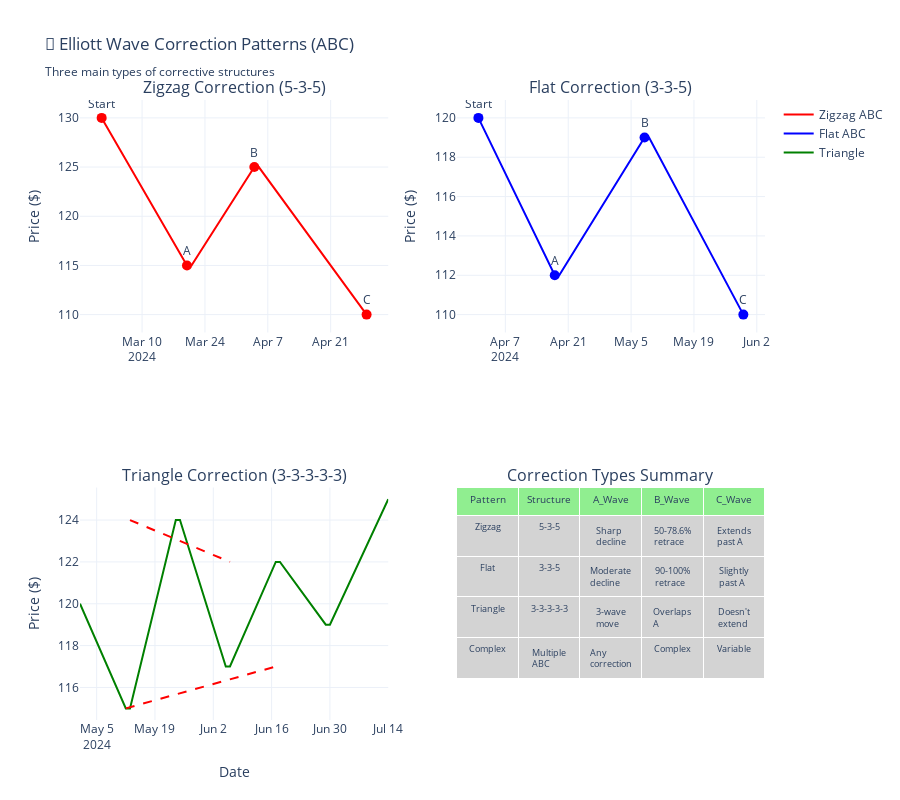

Notebook cell for this chart:
### Code cell
# 4. ELLIOTT CORRECTION WAVE (ABC) - Three-Wave Corrective Structure
def plot_elliott_correction_wave():
    """Demonstrate Elliott Wave ABC correction structure"""
    
    fig = make_subplots(
        rows=2, cols=2,
        subplot_titles=('Zigzag Correction (5-3-5)', 'Flat Correction (3-3-5)', 
                       'Triangle Correction (3-3-3-3-3)', 'Correction Types Summary'),
        specs=[[{"secondary_y": False}, {"secondary_y": False}],
               [{"secondary_y": False}, {"type": "table"}]]
    )
    
    # 1. ZIGZAG CORRECTION (5-3-5)
    np.random.seed(150)
    
    # Create zigzag pattern
    zigzag_days = 60
    zigzag_dates = pd.date_range(start='2024-03-01', periods=zigzag_days, freq='D')
    
    # A wave down (5 waves)
    a_wave = np.linspace(130, 115, 20)  # Sharp decline
    # B wave up (3 waves) 
    b_wave = np.linspace(115, 125, 15)  # Partial retracement
    # C wave down (5 waves)
    c_wave = np.linspace(125, 110, 25)  # Completes correction
    
    zigzag_pattern = np.concatenate([a_wave, b_wave, c_wave])
    
    fig.add_trace(go.Scatter(
        x=zigzag_dates,
        y=zigzag_pattern,
        mode='lines',
        name='Zigzag ABC',
        line=dict(color='red', width=2)
    ), row=1, col=1)
    
    # Mark ABC points
    a_end = len(a_wave) - 1
    b_end = len(a_wave) + len(b_wave) - 1
    c_end = len(zigzag_pattern) - 1
    
    abc_points = [(0, zigzag_pattern[0], 'Start'), (a_end, zigzag_pattern[a_end], 'A'), 
                  (b_end, zigzag_pattern[b_end], 'B'), (c_end, zigzag_pattern[c_end], 'C')]
    
    for idx, price, label in abc_points:
        fig.add_trace(go.Scatter(
            x=[zigzag_dates[idx]],
            y=[price],
            mode='markers+text',
            text=[label],
            textposition='top center',
            marker=dict(size=10, color='red'),
            showlegend=False
        ), row=1, col=1)
    
    # 2. FLAT CORRECTION (3-3-5)
    flat_days = 60
    flat_dates = pd.date_range(start='2024-04-01', periods=flat_days, freq='D')
    
    # A wave down (3 waves)
    a_flat = np.linspace(120, 112, 18)
    # B wave up (3 waves) - retraces most of A
    b_flat = np.linspace(112, 119, 20)  
    # C wave down (5 waves) - goes slightly below A
    c_flat = np.linspace(119, 110, 22)
    
    flat_pattern = np.concatenate([a_flat, b_flat, c_flat])
    
    fig.add_trace(go.Scatter(
        x=flat_dates,
        y=flat_pattern,
        mode='lines',
        name='Flat ABC',
        line=dict(color='blue', width=2)
    ), row=1, col=2)
    
    # Mark ABC points for flat
    a_flat_end = len(a_flat) - 1
    b_flat_end = len(a_flat) + len(b_flat) - 1
    c_flat_end = len(flat_pattern) - 1
    
    flat_points = [(0, flat_pattern[0], 'Start'), (a_flat_end, flat_pattern[a_flat_end], 'A'),
                   (b_flat_end, flat_pattern[b_flat_end], 'B'), (c_flat_end, flat_pattern[c_flat_end], 'C')]
    
    for idx, price, label in flat_points:
        fig.add_trace(go.Scatter(
            x=[flat_dates[idx]],
            y=[price],
            mode='markers+text',
            text=[label],
            textposition='top center',
            marker=dict(size=10, color='blue'),
            showlegend=False
        ), row=1, col=2)
    
    # 3. TRIANGLE CORRECTION
    triangle_days = 75
    triangle_dates = pd.date_range(start='2024-05-01', periods=triangle_days, freq='D')
    
    # Create contracting triangle (A-B-C-D-E)
    triangle_high = 125
    triangle_low = 115
    
    # Each wave gets smaller
    a_tri = np.linspace(120, 115, 12)  # Down
    b_tri = np.linspace(115, 124, 12)  # Up (but not as high)
    c_tri = np.linspace(124, 117, 12)  # Down (but not as low)
    d_tri = np.linspace(117, 122, 12)  # Up (smaller)
    e_tri = np.linspace(122, 119, 12)  # Down (smaller)
    
    # Add final breakout
    breakout = np.linspace(119, 125, 15)
    
    triangle_pattern = np.concatenate([a_tri, b_tri, c_tri, d_tri, e_tri, breakout])
    
    fig.add_trace(go.Scatter(
        x=triangle_dates,
        y=triangle_pattern,
        mode='lines',
        name='Triangle',
        line=dict(color='green', width=2)
    ), row=2, col=1)
    
    # Draw triangle boundary lines
    # Upper boundary
    upper_line_x = [triangle_dates[len(a_tri)], triangle_dates[len(a_tri) + len(b_tri) + len(c_tri)]]
    upper_line_y = [b_tri[-1], d_tri[-1]]
    
    fig.add_trace(go.Scatter(
        x=upper_line_x,
        y=upper_line_y,
        mode='lines',
        name='Upper boundary',
        line=dict(color='red', dash='dash'),
        showlegend=False
    ), row=2, col=1)
    
    # Lower boundary  
    lower_line_x = [triangle_dates[len(a_tri)-1], triangle_dates[len(a_tri) + len(b_tri) + len(c_tri) + len(d_tri)-1]]
    lower_line_y = [a_tri[-1], c_tri[-1]]
    
    fig.add_trace(go.Scatter(
        x=lower_line_x,
        y=lower_line_y,
        mode='lines',
        name='Lower boundary',
        line=dict(color='red', dash='dash'),
        showlegend=False
    ), row=2, col=1)
    
    # 4. Summary table
    correction_data = {
        'Pattern': ['Zigzag', 'Flat', 'Triangle', 'Complex'],
        'Structure': ['5-3-5', '3-3-5', '3-3-3-3-3', 'Multiple ABC'],
        'A_Wave': ['Sharp decline', 'Moderate decline', '3-wave move', 'Any correction'],
        'B_Wave': ['50-78.6% retrace', '90-100% retrace', 'Overlaps A', 'Complex'],
        'C_Wave': ['Extends past A', 'Slightly past A', 'Doesn\'t extend', 'Variable']
    }
    
    fig.add_trace(go.Table(
        header=dict(values=list(correction_data.keys()),
                   fill_color='lightgreen',
                   align='center',
                   font=dict(size=10)),
        cells=dict(values=[correction_data[col] for col in correction_data.keys()],
                  fill_color='lightgray',
                  align='center',
                  font=dict(size=9))
    ), row=2, col=2)
    
    fig.update_layout(
        title='🌊 Elliott Wave Correction Patterns (ABC)<br><sub>Three main types of corrective structures</sub>',
        height=800,
        template='plotly_white'
    )
    
    # Update axes
    fig.update_yaxes(title_text="Price ($)", row=1, col=1)
    fig.update_yaxes(title_text="Price ($)", row=1, col=2)
    fig.update_yaxes(title_text="Price ($)", row=2, col=1)
    fig.update_xaxes(title_text="Date", row=2, col=1)
    fig.update_xaxes(title_text="Date", row=2, col=2)
    
    return fig

elliott_correction_fig = plot_elliott_correction_wave()
elliott_correction_fig.show()

print("🌊 ELLIOTT WAVE CORRECTIONS (ABC):")
print("=" * 45)

print("\n📊 ZIGZAG CORRECTION (5-3-5):")
print("• Most common corrective pattern")
print("• A: Sharp 5-wave decline")
print("• B: 3-wave retracement (50-78.6% of A)")
print("• C: 5-wave decline, extends past A end")
print("• Character: Strong, directional correction")

print("\n📊 FLAT CORRECTION (3-3-5):")
print("• Sideways corrective pattern")
print("• A: 3-wave decline (weaker than zigzag)")
print("• B: 3-wave retracement (90-100% of A)")
print("• C: 5-wave decline, slightly past A end")
print("• Character: Consolidation, less directional")

print("\n📊 TRIANGLE CORRECTION (3-3-3-3-3):")
print("• Five-wave contracting pattern")
print("• Each wave gets progressively smaller")
print("• Usually occurs in wave 4 or wave B")
print("• Breakout direction indicates trend resumption")
print("• Character: Coiling energy for next move")

print("\n🎯 TRADING CORRECTIONS:")
print("✅ Wait for clear ABC completion")
print("✅ Look for reversal signals at C wave end")
print("✅ Measure C wave extensions (1.0, 1.272, 1.618 of A)")
print("⚠️ Corrections can be complex and time-consuming")
print("🔍 Use lower timeframes for precise entry timing")

### Figure 1 — Plotly figure (JSON) as saved in the notebook; plotly's stock layout.template omitted (floating-point values rounded to 4 significant figures)
{"data": [{"line": {"color": "red", "width": 2}, "mode": "lines", "name": "Zigzag ABC", "type": "scatter", "x": ["2024-03-01T00:00:00.000000000", "2024-03-02T00:00:00.000000000", "2024-03-03T00:00:00.000000000", "2024-03-04T00:00:00.000000000", "2024-03-05T00:00:00.000000000", "2024-03-06T00:00:00.000000000", "2024-03-07T00:00:00.000000000", "2024-03-08T00:00:00.000000000", "2024-03-09T00:00:00.000000000", "2024-03-10T00:00:00.000000000", "2024-03-11T00:00:00.000000000", "2024-03-12T00:00:00.000000000", "2024-03-13T00:00:00.000000000", "2024-03-14T00:00:00.000000000", "2024-03-15T00:00:00.000000000", "2024-03-16T00:00:00.000000000", "2024-03-17T00:00:00.000000000", "2024-03-18T00:00:00.000000000", "2024-03-19T00:00:00.000000000", "2024-03-20T00:00:00.000000000", "2024-03-21T00:00:00.000000000", "2024-03-22T00:00:00.000000000", "2024-03-23T00:00:00.000000000", "2024-03-24T00:00:00.000000000", "2024-03-25T00:00:00.000000000", "2024-03-26T00:00:00.000000000", "2024-03-27T00:00:00.000000000", "2024-03-28T00:00:00.000000000", "2024-03-29T00:00:00.000000000", "2024-03-30T00:00:00.000000000", "2024-03-31T00:00:00.000000000", "2024-04-01T00:00:00.000000000", "2024-04-02T00:00:00.000000000", "2024-04-03T00:00:00.000000000", "2024-04-04T00:00:00.000000000", "2024-04-05T00:00:00.000000000", "2024-04-06T00:00:00.000000000", "2024-04-07T00:00:00.000000000", "2024-04-08T00:00:00.000000000", "2024-04-09T00:00:00.000000000", "2024-04-10T00:00:00.000000000", "2024-04-11T00:00:00.000000000", "2024-04-12T00:00:00.000000000", "2024-04-13T00:00:00.000000000", "2024-04-14T00:00:00.000000000", "2024-04-15T00:00:00.000000000", "2024-04-16T00:00:00.000000000", "2024-04-17T00:00:00.000000000", "2024-04-18T00:00:00.000000000", "2024-04-19T00:00:00.000000000", "2024-04-20T00:00:00.000000000", "2024-04-21T00:00:00.000000000", "2024-04-22T00:00:00.000000000", "2024-04-23T00:00:00.000000000", "2024-04-24T00:00:00.000000000", "2024-04-25T00:00:00.000000000", "2024-04-26T00:00:00.000000000", "2024-04-27T00:00:00.000000000", "2024-04-28T00:00:00.000000000", "2024-04-29T00:00:00.000000000"], "xaxis": "x", "y": [130.0, 129.2, 128.4, 127.6, 126.8, 126.1, 125.3, 124.5, 123.7, 122.9, 122.1, 121.3, 120.5, 119.7, 118.9, 118.2, 117.4, 116.6, 115.8, 115.0, 115.0, 115.7, 116.4, 117.1, 117.9, 118.6, 119.3, 120.0, 120.7, 121.4, 122.1, 122.9, 123.6, 124.3, 125.0, 125.0, 124.4, 123.8, 123.1, 122.5, 121.9, 121.2, 120.6, 120.0, 119.4, 118.8, 118.1, 117.5, 116.9, 116.2, 115.6, 115.0, 114.4, 113.8, 113.1, 112.5, 111.9, 111.2, 110.6, 110.0], "yaxis": "y"}, {"marker": {"color": "red", "size": 10}, "mode": "markers+text", "showlegend": false, "text": ["Start"], "textposition": "top center", "type": "scatter", "x": ["2024-03-01T00:00:00"], "xaxis": "x", "y": [130], "yaxis": "y"}, {"marker": {"color": "red", "size": 10}, "mode": "markers+text", "showlegend": false, "text": ["A"], "textposition": "top center", "type": "scatter", "x": ["2024-03-20T00:00:00"], "xaxis": "x", "y": [115], "yaxis": "y"}, {"marker": {"color": "red", "size": 10}, "mode": "markers+text", "showlegend": false, "text": ["B"], "textposition": "top center", "type": "scatter", "x": ["2024-04-04T00:00:00"], "xaxis": "x", "y": [125], "yaxis": "y"}, {"marker": {"color": "red", "size": 10}, "mode": "markers+text", "showlegend": false, "text": ["C"], "textposition": "top center", "type": "scatter", "x": ["2024-04-29T00:00:00"], "xaxis": "x", "y": [110], "yaxis": "y"}, {"line": {"color": "blue", "width": 2}, "mode": "lines", "name": "Flat ABC", "type": "scatter", "x": ["2024-04-01T00:00:00.000000000", "2024-04-02T00:00:00.000000000", "2024-04-03T00:00:00.000000000", "2024-04-04T00:00:00.000000000", "2024-04-05T00:00:00.000000000", "2024-04-06T00:00:00.000000000", "2024-04-07T00:00:00.000000000", "2024-04-08T00:00:00.000000000", "2024-04-09T00:00:00.000000000", "2024-04-10T00:00:00.000000000", "2024-04-11T00:00:00.000000000", "2024-04-12T00:00:00.000000000", "2024-04-13T00:00:00.000000000", "2024-04-14T00:00:00.000000000", "2024-04-15T00:00:00.000000000", "2024-04-16T00:00:00.000000000", "2024-04-17T00:00:00.000000000", "2024-04-18T00:00:00.000000000", "2024-04-19T00:00:00.000000000", "2024-04-20T00:00:00.000000000", "2024-04-21T00:00:00.000000000", "2024-04-22T00:00:00.000000000", "2024-04-23T00:00:00.000000000", "2024-04-24T00:00:00.000000000", "2024-04-25T00:00:00.000000000", "2024-04-26T00:00:00.000000000", "2024-04-27T00:00:00.000000000", "2024-04-28T00:00:00.000000000", "2024-04-29T00:00:00.000000000", "2024-04-30T00:00:00.000000000", "2024-05-01T00:00:00.000000000", "2024-05-02T00:00:00.000000000", "2024-05-03T00:00:00.000000000", "2024-05-04T00:00:00.000000000", "2024-05-05T00:00:00.000000000", "2024-05-06T00:00:00.000000000", "2024-05-07T00:00:00.000000000", "2024-05-08T00:00:00.000000000", "2024-05-09T00:00:00.000000000", "2024-05-10T00:00:00.000000000", "2024-05-11T00:00:00.000000000", "2024-05-12T00:00:00.000000000", "2024-05-13T00:00:00.000000000", "2024-05-14T00:00:00.000000000", "2024-05-15T00:00:00.000000000", "2024-05-16T00:00:00.000000000", "2024-05-17T00:00:00.000000000", "2024-05-18T00:00:00.000000000", "2024-05-19T00:00:00.000000000", "2024-05-20T00:00:00.000000000", "2024-05-21T00:00:00.000000000", "2024-05-22T00:00:00.000000000", "2024-05-23T00:00:00.000000000", "2024-05-24T00:00:00.000000000", "2024-05-25T00:00:00.000000000", "2024-05-26T00:00:00.000000000", "2024-05-27T00:00:00.000000000", "2024-05-28T00:00:00.000000000", "2024-05-29T00:00:00.000000000", "2024-05-30T00:00:00.000000000"], "xaxis": "x2", "y": [120.0, 119.5, 119.1, 118.6, 118.1, 117.6, 117.2, 116.7, 116.2, 115.8, 115.3, 114.8, 114.4, 113.9, 113.4, 112.9, 112.5, 112.0, 112.0, 112.4, 112.7, 113.1, 113.5, 113.8, 114.2, 114.6, 114.9, 115.3, 115.7, 116.1, 116.4, 116.8, 117.2, 117.5, 117.9, 118.3, 118.6, 119.0, 119.0, 118.6, 118.1, 117.7, 117.3, 116.9, 116.4, 116.0, 115.6, 115.1, 114.7, 114.3, 113.9, 113.4, 113.0, 112.6, 112.1, 111.7, 111.3, 110.9, 110.4, 110.0], "yaxis": "y2"}, {"marker": {"color": "blue", "size": 10}, "mode": "markers+text", "showlegend": false, "text": ["Start"], "textposition": "top center", "type": "scatter", "x": ["2024-04-01T00:00:00"], "xaxis": "x2", "y": [120], "yaxis": "y2"}, {"marker": {"color": "blue", "size": 10}, "mode": "markers+text", "showlegend": false, "text": ["A"], "textposition": "top center", "type": "scatter", "x": ["2024-04-18T00:00:00"], "xaxis": "x2", "y": [112], "yaxis": "y2"}, {"marker": {"color": "blue", "size": 10}, "mode": "markers+text", "showlegend": false, "text": ["B"], "textposition": "top center", "type": "scatter", "x": ["2024-05-08T00:00:00"], "xaxis": "x2", "y": [119], "yaxis": "y2"}, {"marker": {"color": "blue", "size": 10}, "mode": "markers+text", "showlegend": false, "text": ["C"], "textposition": "top center", "type": "scatter", "x": ["2024-05-30T00:00:00"], "xaxis": "x2", "y": [110], "yaxis": "y2"}, {"line": {"color": "green", "width": 2}, "mode": "lines", "name": "Triangle", "type": "scatter", "x": ["2024-05-01T00:00:00.000000000", "2024-05-02T00:00:00.000000000", "2024-05-03T00:00:00.000000000", "2024-05-04T00:00:00.000000000", "2024-05-05T00:00:00.000000000", "2024-05-06T00:00:00.000000000", "2024-05-07T00:00:00.000000000", "2024-05-08T00:00:00.000000000", "2024-05-09T00:00:00.000000000", "2024-05-10T00:00:00.000000000", "2024-05-11T00:00:00.000000000", "2024-05-12T00:00:00.000000000", "2024-05-13T00:00:00.000000000", "2024-05-14T00:00:00.000000000", "2024-05-15T00:00:00.000000000", "2024-05-16T00:00:00.000000000", "2024-05-17T00:00:00.000000000", "2024-05-18T00:00:00.000000000", "2024-05-19T00:00:00.000000000", "2024-05-20T00:00:00.000000000", "2024-05-21T00:00:00.000000000", "2024-05-22T00:00:00.000000000", "2024-05-23T00:00:00.000000000", "2024-05-24T00:00:00.000000000", "2024-05-25T00:00:00.000000000", "2024-05-26T00:00:00.000000000", "2024-05-27T00:00:00.000000000", "2024-05-28T00:00:00.000000000", "2024-05-29T00:00:00.000000000", "2024-05-30T00:00:00.000000000", "2024-05-31T00:00:00.000000000", "2024-06-01T00:00:00.000000000", "2024-06-02T00:00:00.000000000", "2024-06-03T00:00:00.000000000", "2024-06-04T00:00:00.000000000", "2024-06-05T00:00:00.000000000", "2024-06-06T00:00:00.000000000", "2024-06-07T00:00:00.000000000", "2024-06-08T00:00:00.000000000", "2024-06-09T00:00:00.000000000", "2024-06-10T00:00:00.000000000", "2024-06-11T00:00:00.000000000", "2024-06-12T00:00:00.000000000", "2024-06-13T00:00:00.000000000", "2024-06-14T00:00:00.000000000", "2024-06-15T00:00:00.000000000", "2024-06-16T00:00:00.000000000", "2024-06-17T00:00:00.000000000", "2024-06-18T00:00:00.000000000", "2024-06-19T00:00:00.000000000", "2024-06-20T00:00:00.000000000", "2024-06-21T00:00:00.000000000", "2024-06-22T00:00:00.000000000", "2024-06-23T00:00:00.000000000", "2024-06-24T00:00:00.000000000", "2024-06-25T00:00:00.000000000", "2024-06-26T00:00:00.000000000", "2024-06-27T00:00:00.000000000", "2024-06-28T00:00:00.000000000", "2024-06-29T00:00:00.000000000", "2024-06-30T00:00:00.000000000", "2024-07-01T00:00:00.000000000", "2024-07-02T00:00:00.000000000", "2024-07-03T00:00:00.000000000", "2024-07-04T00:00:00.000000000", "2024-07-05T00:00:00.000000000", "2024-07-06T00:00:00.000000000", "2024-07-07T00:00:00.000000000", "2024-07-08T00:00:00.000000000", "2024-07-09T00:00:00.000000000", "2024-07-10T00:00:00.000000000", "2024-07-11T00:00:00.000000000", "2024-07-12T00:00:00.000000000", "2024-07-13T00:00:00.000000000", "2024-07-14T00:00:00.000000000"], "xaxis": "x3", "y": [120.0, 119.5, 119.1, 118.6, 118.2, 117.7, 117.3, 116.8, 116.4, 115.9, 115.5, 115.0, 115.0, 115.8, 116.6, 117.5, 118.3, 119.1, 119.9, 120.7, 121.5, 122.4, 123.2, 124.0, 124.0, 123.4, 122.7, 122.1, 121.5, 120.8, 120.2, 119.5, 118.9, 118.3, 117.6, 117.0, 117.0, 117.5, 117.9, 118.4, 118.8, 119.3, 119.7, 120.2, 120.6, 121.1, 121.5, 122.0, 122.0, 121.7, 121.5, 121.2, 120.9, 120.6, 120.4, 120.1, 119.8, 119.5, 119.3, 119.0, 119.0, 119.4, 119.9, 120.3, 120.7, 121.1, 121.6, 122.0, 122.4, 122.9, 123.3, 123.7, 124.1, 124.6, 125.0], "yaxis": "y3"}, {"line": {"color": "red", "dash": "dash"}, "mode": "lines", "name": "Upper boundary", "showlegend": false, "type": "scatter", "x": ["2024-05-13T00:00:00", "2024-06-06T00:00:00"], "xaxis": "x3", "y": [124, 122], "yaxis": "y3"}, {"line": {"color": "red", "dash": "dash"}, "mode": "lines", "name": "Lower boundary", "showlegend": false, "type": "scatter", "x": ["2024-05-12T00:00:00", "2024-06-17T00:00:00"], "xaxis": "x3", "y": [115, 117], "yaxis": "y3"}, {"cells": {"align": "center", "fill": {"color": "lightgray"}, "font": {"size": 9}, "values": [["Zigzag", "Flat", "Triangle", "Complex"], ["5-3-5", "3-3-5", "3-3-3-3-3", "Multiple ABC"], ["Sharp decline", "Moderate decline", "3-wave move", "Any correction"], ["50-78.6% retrace", "90-100% retrace", "Overlaps A", "Complex"], ["Extends past A", "Slightly past A", "Doesn't extend", "Variable"]]}, "domain": {"x": [0.55, 1], "y": [0, 0.375]}, "header": {"align": "center", "fill": {"color": "lightgreen"}, "font": {"size": 10}, "values": ["Pattern", "Structure", "A_Wave", "B_Wave", "C_Wave"]}, "type": "table"}], "layout": {"annotations": [{"font": {"size": 16}, "showarrow": false, "text": "Zigzag Correction (5-3-5)", "x": 0.225, "xanchor": "center", "xref": "paper", "y": 1, "yanchor": "bottom", "yref": "paper"}, {"font": {"size": 16}, "showarrow": false, "text": "Flat Correction (3-3-5)", "x": 0.775, "xanchor": "center", "xref": "paper", "y": 1, "yanchor": "bottom", "yref": "paper"}, {"font": {"size": 16}, "showarrow": false, "text": "Triangle Correction (3-3-3-3-3)", "x": 0.225, "xanchor": "center", "xref": "paper", "y": 0.375, "yanchor": "bottom", "yref": "paper"}, {"font": {"size": 16}, "showarrow": false, "text": "Correction Types Summary", "x": 0.775, "xanchor": "center", "xref": "paper", "y": 0.375, "yanchor": "bottom", "yref": "paper"}], "height": 800, "title": {"text": "🌊 Elliott Wave Correction Patterns (ABC)<br><sub>Three main types of corrective structures</sub>"}, "xaxis": {"anchor": "y", "domain": [0, 0.45]}, "xaxis2": {"anchor": "y2", "domain": [0.55, 1]}, "xaxis3": {"anchor": "y3", "domain": [0, 0.45], "title": {"text": "Date"}}, "yaxis": {"anchor": "x", "domain": [0.625, 1], "title": {"text": "Price ($)"}}, "yaxis2": {"anchor": "x2", "domain": [0.625, 1], "title": {"text": "Price ($)"}}, "yaxis3": {"anchor": "x3", "domain": [0, 0.375], "title": {"text": "Price ($)"}}}}
